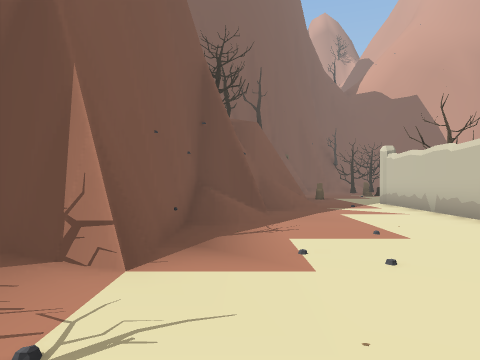
[1] (above)

19 first-person views from a walk through a Unity game level. The camera is 1.5 m above the floor, looks level and sees 70° across. The floor is counted in squares, 2 m on a side. Each view is taken from the middle of a square. On the plan, view 1 faces up. The plan holds only what a view shows up to about 11 squares ahead; the rest is blank. The place goes on beyond the plan. The player is left out.

[2]
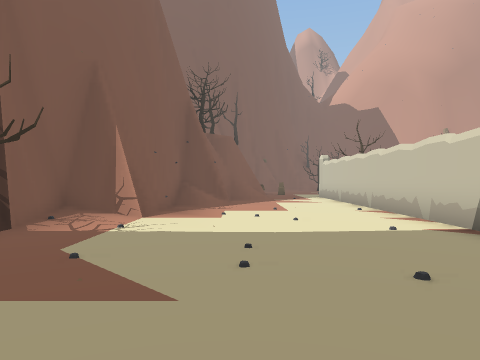

[3]
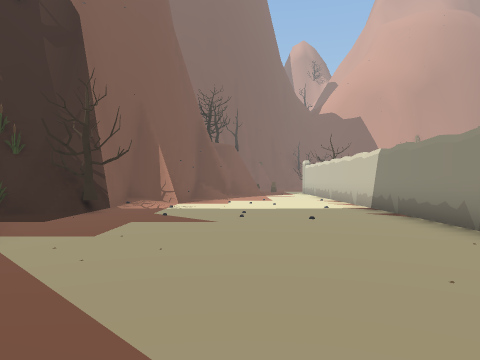

[4]
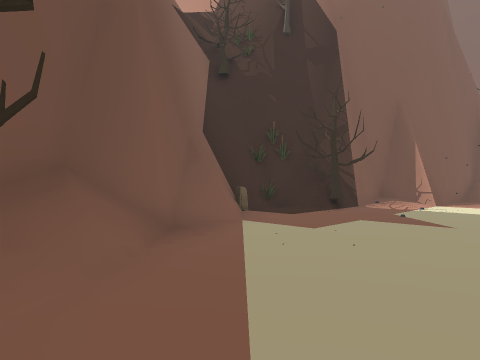

[5]
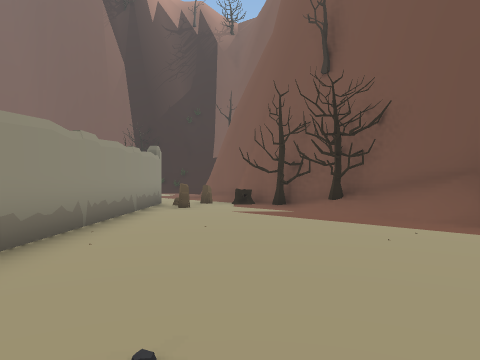

[6]
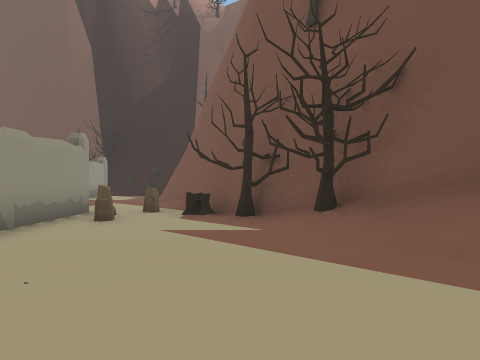

[7]
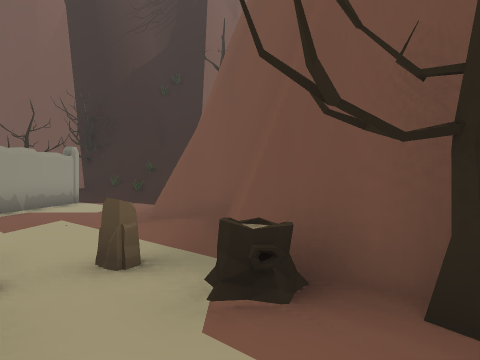

[8]
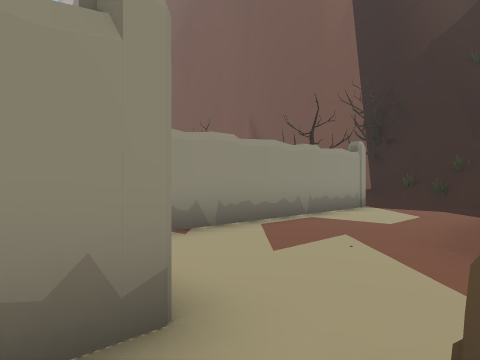

[9]
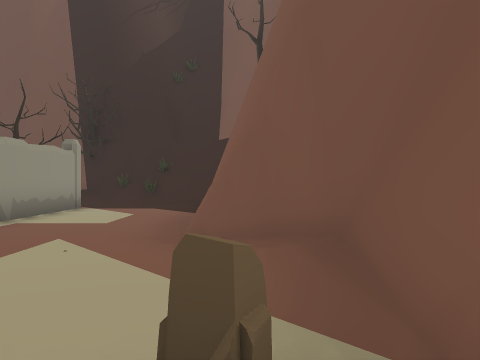

[10]
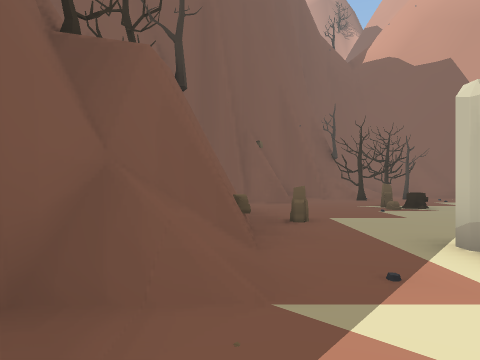

[11]
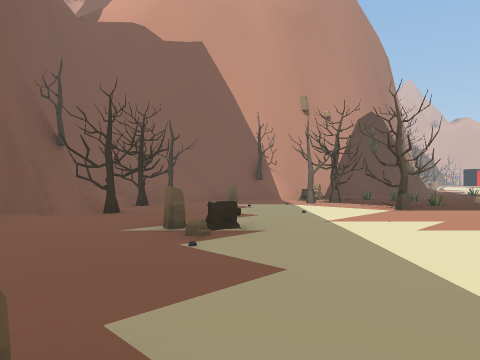

[12]
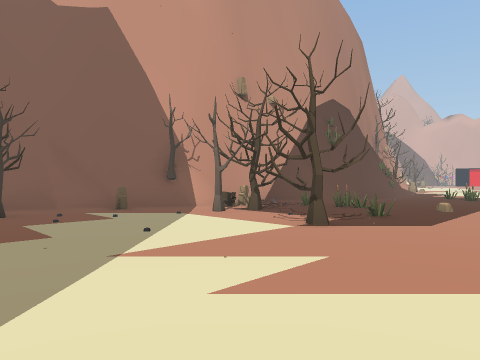

[13]
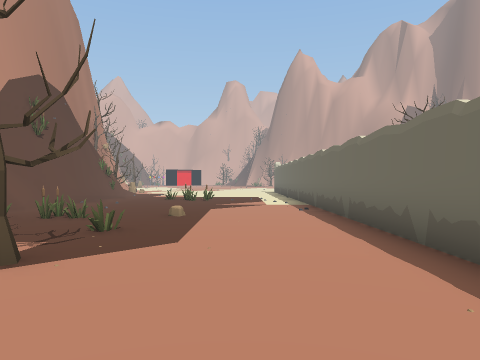

[14]
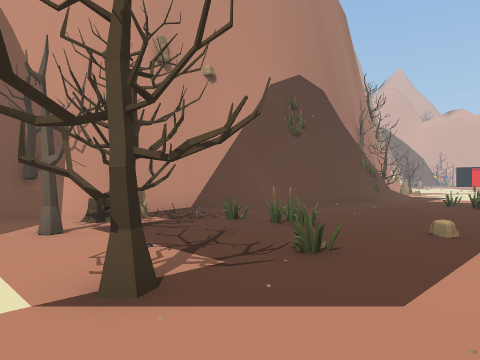

[15]
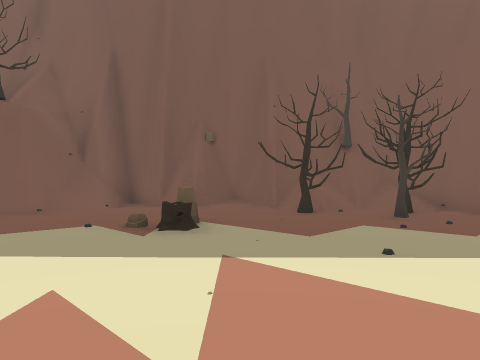

[16]
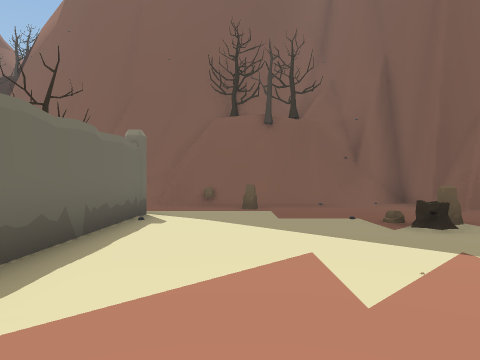

[17]
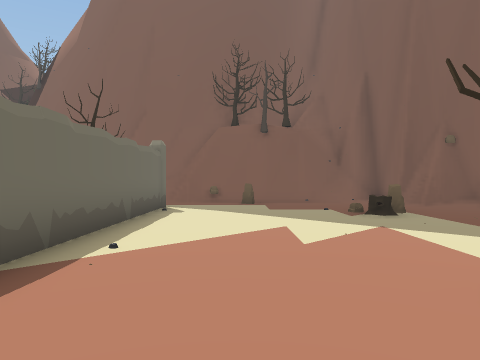

[18]
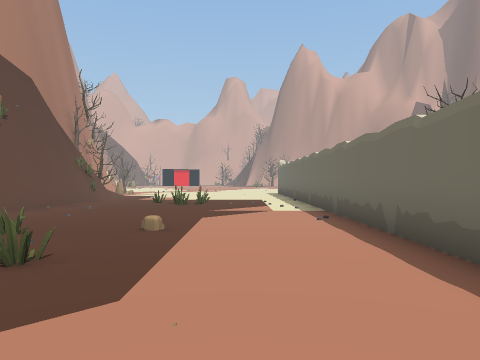

[19]
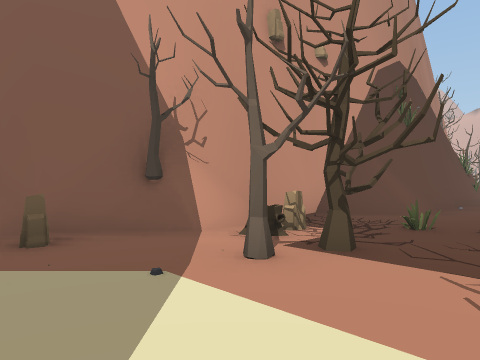

### Floor plan
Key: @ floor where view 1 was taken; # wall or solid block; x gap in a wall; . floor; / step, stairs or slope; = window, fence, low wall or low ledge; T tree; R rock; S stump.
Columns run from 5 left of view 1 to 22 right of it. Each row starts with its distance up from view 1.
 23             ####
 22            ##T.###
 21           ## T....T#
 20         ###TTT..R..#####
 19       ###//........RS..#####
 18       #...........TT.=......
 17       =/.............x......
 16       #/...RS....T...=.....=
 15       ##.........T.=.......#
 14        #...................#
 13        #R...................
 12        #....................
 11      ###..##################
 10      #///. T
  9      #//..#
  8     ##....#
  7     #/....#
  6     #/....#
  5     #.....#
  4     #.....#
  3   ###.....#
  2   #/......#
  1  ##.......#
  0 ##T..@....#
 -1 ##........#
 -2 #R........#
 -3 ###.......#
 -4   #.......#
 -5   #.......#
 -6   #/......#
 -7   ##/.....#
 -8    ##T....#
 -9     ##T..R#
-10      ##S..#
-11       ##R.#
-12        #/....
-13        #/....#
-14        ##....#
-15          ....#
-16          ....#
-17          ....#
-18          ....T
-19          ....#
-20          .....
-21          ###=/
-22            #/

Where each view was taken, in squares from view 1:
view 1: 0 up, 0 right, facing up
view 2: 4 down, 1 right, facing up
view 3: 8 down, 1 right, facing up
view 4: 8 down, 2 right, facing up-left
view 5: 0 up, 2 right, facing down
view 6: 3 down, 1 right, facing down
view 7: 8 down, 2 right, facing down
view 8: 10 down, 3 right, facing down-right
view 9: 10 down, 3 right, facing down
view 10: 7 up, 2 right, facing up
view 11: 12 up, 3 right, facing up-right
view 12: 12 up, 7 right, facing up-right
view 13: 13 up, 9 right, facing right
view 14: 13 up, 11 right, facing up-right
view 15: 13 up, 11 right, facing up-left
view 16: 13 up, 12 right, facing left
view 17: 13 up, 14 right, facing left
view 18: 13 up, 11 right, facing right
view 19: 16 up, 10 right, facing up-right
